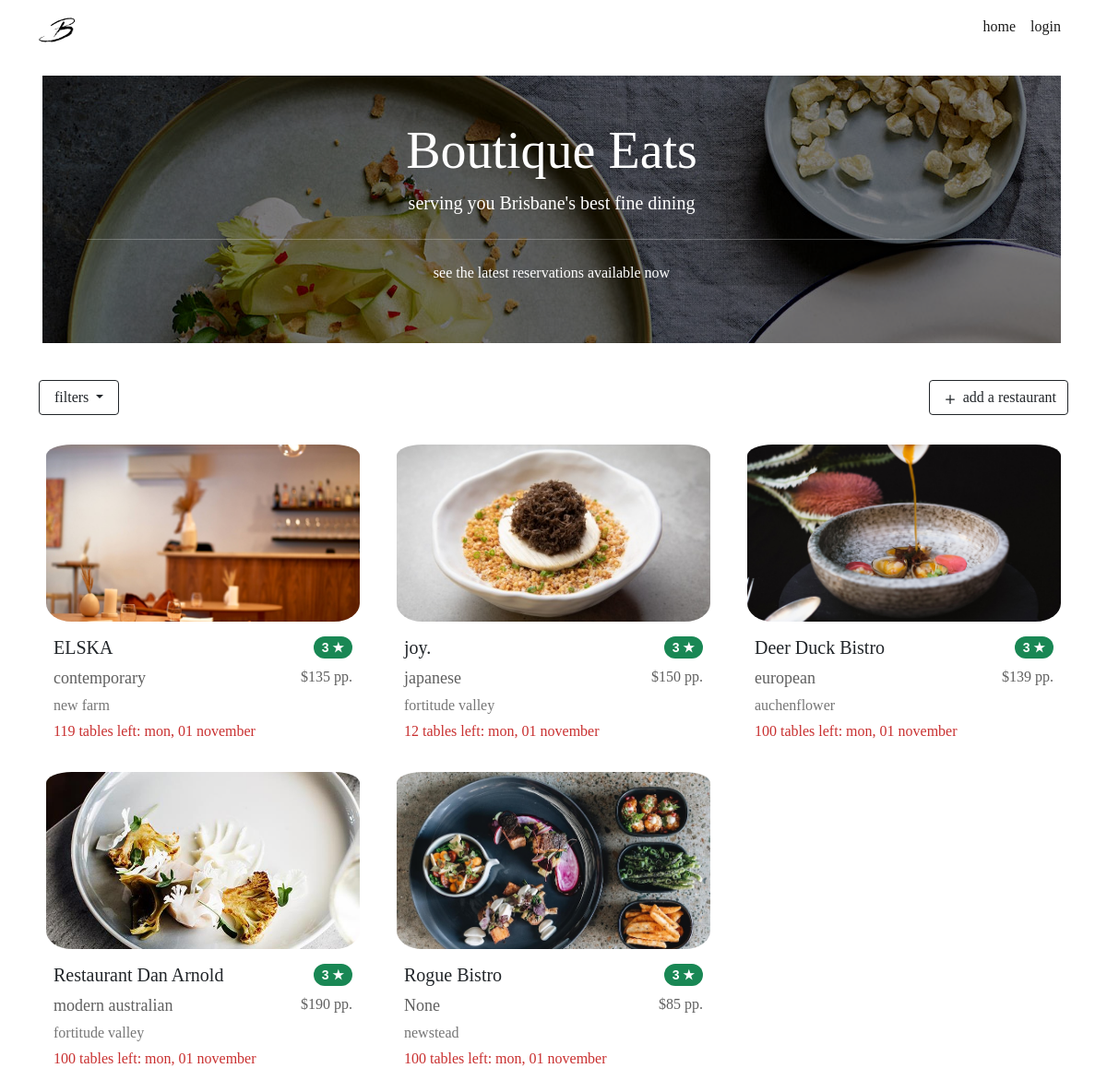
The page / on the database its author committed.
### website/models.py (models this page shows, shortened)
class Restaurant(db.Model):
    __tablename__ = 'restaurants'
    __table_args__ = {'extend_existing': True}
    restaurant_id = db.Column(db.Integer, primary_key=True)
    name = db.Column(db.String(100), nullable=False)
    street = db.Column(db.String(150), nullable=False)
    suburb = db.Column(db.String(50), nullable=False)
    max_reservations = db.Column(db.Integer)
    caption = db.Column(db.String(200), nullable=False)
    description = db.Column(db.String(400), nullable=False)
    price = db.Column(db.Integer)
    cuisine_type = db.Column(db.String(30), nullable=False)
    num_courses = db.Column(db.Integer, nullable=False)
    website = db.Column(db.String(400))
    image = db.Column(db.String(400), nullable=False)
    comments = db.relationship('Comment', backref='restaurant')
    statuses = db.relationship('RestaurantStatus', backref='restaurant')
    opening_hours = db.relationship('RestaurantOpeningHours', backref='restaurant')
    reservations = db.relationship('Reservation', backref='restaurant')
    user_id = db.Column(db.Integer, db.ForeignKey('users.id'))

class RestaurantStatus(db.Model):
    __tablename__ = 'restaurantstatuses'
    __table_args__ = {'extend_existing': True}
    restaurant_status_id = db.Column(db.Integer, primary_key=True)
    status = db.Column(db.String(100), nullable=False)
    at_time = db.Column(db.DateTime, default=datetime.now())
    restaurant_id = db.Column(db.Integer, db.ForeignKey('restaurants.restaurant_id'))

### website/views.py (the view)
@bp.route('/')
def index():
    filtered_form = FilterRestaurantsForm()
    restaurants = Restaurant.query.all()
    statuses = []
    for restaurant in restaurants:
        statuses.append(RestaurantStatus.query.filter_by(restaurant=restaurant).order_by(desc(RestaurantStatus.at_time)).first())
    return render_template("index.html", restaurants=restaurants, restaurant_statuses=statuses, filter_form = filtered_form)

### website/templates/index.html (shortened to what this page needs)
{% extends 'base.html' %}
{% block content %}
<div class="container">
    <div class="row me-4 mt-auto">
        <div class="p-5 rounded-lg m-3"
            style="color: #ffffff; background: linear-gradient( rgba(0, 0, 0, 0.5), rgba(0, 0, 0, 0.5) ), url('../static/image/banner_many.jpg');">
            <h1 class="display-4 text-center">Boutique Eats</h1>
            <p class="lead text-center">serving you Brisbane's best fine dining</p>
            <hr class="my-4">
            <p class="text-center">see the latest reservations available now</p>
        </div>
    </div>
</div>
<div class="container">
    <div class="row mt-4 mb-2">
        <div class="col-6">
            <button class="btn btn-outline-dark dropdown-toggle px-3" type="button" data-bs-toggle="collapse"
                data-bs-target="#filterMenu" aria-expanded="false" aria-controls="filterMenu">
                filters
            </button>
        </div>
        <div class="col-6">
            <a class="btn btn-outline-dark float-end" href="{{url_for('main.createrestaurant')}}" role="button">
                <svg xmlns="http://www.w3.org/2000/svg" width="20" height="20" fill="currentColor" class="bi bi-plus"
                    viewBox="0 0 16 16">
                    <path
                        d="M8 4a.5.5 0 0 1 .5.5v3h3a.5.5 0 0 1 0 1h-3v3a.5.5 0 0 1-1 0v-3h-3a.5.5 0 0 1 0-1h3v-3A.5.5 0 0 1 8 4z" />
                </svg>
                add a restaurant
            </a>
        </div>
    </div>
</div>
<div class="container">
    <div class="row mt-3 mt-lg-4 mt-sm-4">
        {% for restaurant in restaurants %}
        <div class="col-lg-4 col-md-12 pb-5 pb-lg-2 pb-md-5 pb-sm-4">
            <div class="card">
                <img src="{{ restaurant.image }}" class="card-img-top px-2 pt-2" alt="{{ restaurant.name }}">
                <div class="card-body">
                    <div class="row">
                        <div class="col-6 col-lg-8 col-md-6">
                            <div class="card-title">
                                <h5>{{ restaurant.name }} </h5>
                            </div>
                        </div>
                        <div class="col-6 col-lg-4 col-md-6">
                            {% set average = [] %}
                            <span class="badge rounded-pill bg-success float-end">
                                {% if average|count > 0 %}
                                {{ average | sum / average | count}}
                                {% else %}
                                3
                                {% endif %}
                                &#9733;</span>
                        </div>
                    </div>
                    <div class="row">
                        <div class="col-8 col-lg-6">
                            <p class="card-text card-cuisine">
                                {{ restaurant.cuisine_type }}
                            </p>
                        </div>
                        <div class="col-4 col-lg-6 card-price">
                            ${{ restaurant.price }} pp.
                        </div>
                    </div>
                    <div class="row mt-1">
                        <div class="card-text card-location">
                            {{ restaurant.suburb }}
                        </div>
                    </div>
                    <div class="row mt-1">
                        <div class="card-text card-seats">
                            {{ restaurant.max_reservations - restaurant.reservations|length }} tables left:
                            {{restaurant.statuses[-1].at_time.strftime("%a, %d %B").lower() }}
                        </div>
                    </div>
                </div>
            </div>
        </div>
        {% endfor %}
    </div>
</div>
{% endblock %}

### website/static/css/stylesheet.css (style rules this page uses)
body { font-family: Didot, Palatino, Perpetua, serif; }
.card { border-radius: 5%; border: none; }
.card-img-top { width: 100%; height: 25vh; object-fit: cover; border-radius: 10%; }
.card-title { font-weight: bold; }
.card-text { font-size: 18px; }
.card-seats { font-size: 16px; color: #c93030; }
.card-cuisine { text-align: left; color: #5f5f5f; }
.card-price { text-align: right; font-size: 16px; color: #5f5f5f; }
.card-location { text-align: left; font-size: 16px; color: #767676; }
span.badge { font-size: 14px; font-family: Candara, sans-serif; }

### rows shown on the page
Restaurant: image (picture), name "ELSKA", cuisine_type "contemporary", price "135", suburb "new farm", max_reservations "119", at_time "mon, 01 november"
Restaurant: image (picture), name "joy.", cuisine_type "japanese", price "150", suburb "fortitude valley", max_reservations "12", at_time "mon, 01 november"
Restaurant: image (picture), name "Deer Duck Bistro", cuisine_type "european", price "139", suburb "auchenflower", max_reservations "100", at_time "mon, 01 november"
Restaurant: image (picture), name "Restaurant Dan Arnold", cuisine_type "modern australian", price "190", suburb "fortitude valley", max_reservations "100", at_time "mon, 01 november"
Restaurant: image (picture), name "Rogue Bistro", cuisine_type "None", price "85", suburb "newstead", max_reservations "100", at_time "mon, 01 november"
